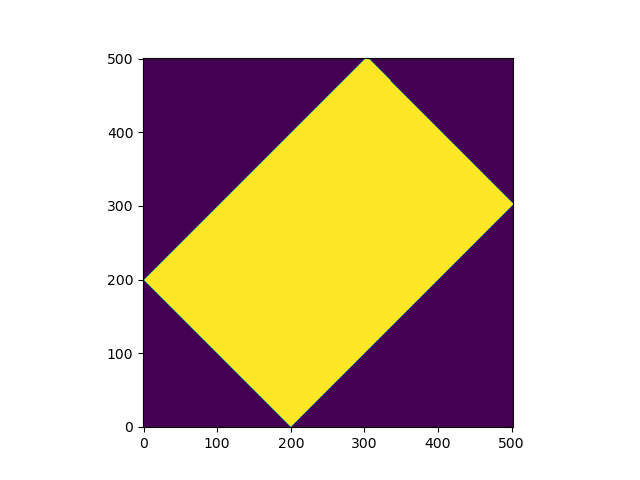

Source code (Python):
import numpy as np
import matplotlib.pyplot as plt


theta = np.deg2rad(45)
nx = 502
ny = 502
d = 282
thickness = d
maskC = np.zeros((nx, ny))
# matrix_thick = np.zeros((M, M))

# # Set the top-left corner and bottom-right corner with a "thickness"
# maskC[0:thickness, 0:thickness] = 1  # Top-left corner
# maskC[nx-thickness:nx, ny-thickness:ny] = 1


A = np.zeros((nx, ny))
h = np.zeros((nx, ny))
# Parameters for the new angle of 25 degrees
slope = np.tan(theta)

center_x = nx / 2.0
center_y = ny / 2.0

# ! intercept_1 = - d / (2 * cos(theta))
# ! intercept_2 =  d / (2 * cos(theta))

intercept_2 = 200
intercept_1 = intercept_2 - d*np.sqrt(slope**2 + 1)
print(intercept_1, intercept_2)

y_end_1 = slope * nx + intercept_1
x_end_2 = (ny - intercept_2) / slope 
slope_2 = (y_end_1 - ny)/(nx - x_end_2)
intercept_3 = y_end_1 - slope_2*nx

for i in range(0, nx):
    for j in range(0, ny):

        # x = i - center_x
        # y = j - center_y
        x = i
        y = j

        if (y < (- x * slope + intercept_2)):
        
            maskC[i, j] = 1.0
            
        if y > ( x * slope_2 + intercept_3):
            # print('here')
            maskC[i, j] = 1
            
        # if (y >= (slope * x + intercept_1) and y <=( slope * x + intercept_2)) : 
        #     # maskC[i, j] = 1
            
        if (y >= (slope * x + intercept_1) and y <= ( slope * x + intercept_2)) :
            print('here')
            A[i, j] = 1
            h[i, j] = 1
                    
        
            
        # if (y == slope * x + intercept_2):
        #     maskC[i, j] = 3
            
        # else:
        #     maskC[i, j] = 1
        
        # ! elseif (y >= (slope * x + intercept_1) .and. y <=( slope * x + intercept_2)) then
        # !     maskC(i, j) = 1.0
    
#         endif
#     end do
# end do

# for i in range(thickness):
#     for j in range(i+1):  # j goes up to i to form the right triangle in top-left
#         maskC[i, j] = 1

# # Set the bottom-right triangle (right angle in the corner)
# for i in range(nx-thickness, nx):
#     for j in range(ny-1, ny-(ny-i)-1, -1):  # j starts from the end to form the right triangle
#         maskC[i, j] = 1

A[maskC == 1] = 0


# Display the resulting matrix for the angle of 25 degrees
plt.imshow(A, cmap='viridis', origin='lower')
# plt.title(f'Matrix centered at (0,0) between two parallel lines at {theta_25}°')
# plt.colorbar(label='Value')
plt.savefig('test.png')

